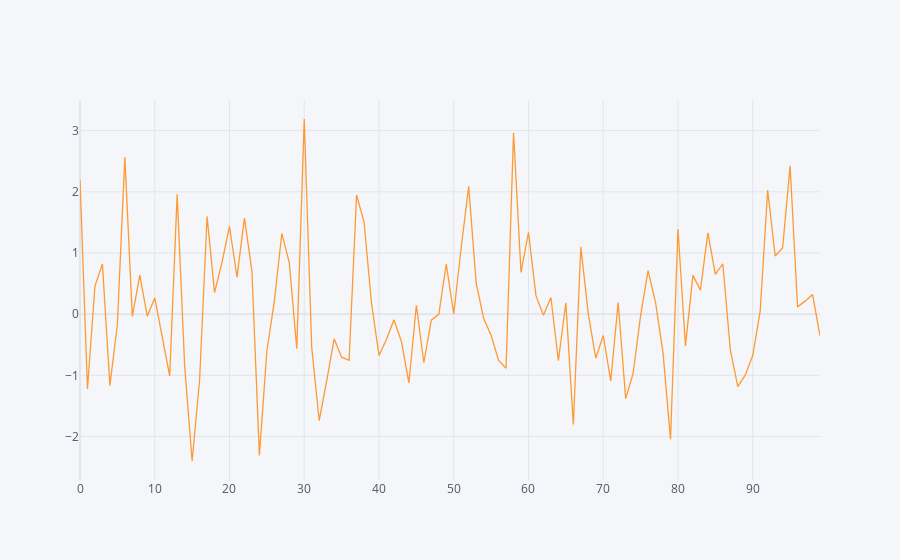

The notebook cell this image was saved under:
### Code cell
df['A'].iplot(kind='line')

### Figure 1 — Plotly figure (JSON) as saved in the notebook; plotly's stock layout.template omitted (floating-point values rounded to 4 significant figures)
{"data": [{"line": {"color": "rgba(255, 153, 51, 1.0)", "dash": "solid", "shape": "linear", "width": 1.3}, "mode": "lines", "name": "A", "text": "", "type": "scatter", "x": [0, 1, 2, 3, 4, 5, 6, 7, 8, 9, 10, 11, 12, 13, 14, 15, 16, 17, 18, 19, 20, 21, 22, 23, 24, 25, 26, 27, 28, 29, 30, 31, 32, 33, 34, 35, 36, 37, 38, 39, 40, 41, 42, 43, 44, 45, 46, 47, 48, 49, 50, 51, 52, 53, 54, 55, 56, 57, 58, 59, 60, 61, 62, 63, 64, 65, 66, 67, 68, 69, 70, 71, 72, 73, 74, 75, 76, 77, 78, 79, 80, 81, 82, 83, 84, 85, 86, 87, 88, 89, 90, 91, 92, 93, 94, 95, 96, 97, 98, 99], "y": [2.197, -1.221, 0.4587, 0.8211, -1.168, -0.1689, 2.567, -0.03738, 0.6375, -0.03274, 0.265, -0.3915, -1.01, 1.958, -0.8421, -2.401, -1.077, 1.598, 0.3528, 0.8486, 1.434, 0.6064, 1.57, 0.7028, -2.308, -0.6014, 0.2098, 1.32, 0.8425, -0.5654, 3.191, -0.5425, -1.739, -1.09, -0.4038, -0.7028, -0.7556, 1.949, 1.506, 0.1789, -0.6747, -0.4159, -0.09214, -0.4472, -1.123, 0.1462, -0.7943, -0.09798, -0.002827, 0.8191, 0.002996, 1.094, 2.089, 0.5098, -0.07043, -0.3451, -0.7559, -0.8854, 2.965, 0.6811, 1.337, 0.3021, -0.01643, 0.2725, -0.7618, 0.1869, -1.804, 1.099, 0.003849, -0.7197, -0.3488, -1.091, 0.1913, -1.38, -0.9697, -0.01949, 0.7132, 0.1875, -0.6326, -2.048, 1.393, -0.5195, 0.6336, 0.3927, 1.33, 0.6488, 0.8241, -0.5814, -1.185, -0.9966, -0.6767, 0.05379, 2.028, 0.95, 1.082, 2.424, 0.1191, 0.2128, 0.3205, -0.3528]}], "layout": {"legend": {"bgcolor": "#F5F6F9", "font": {"color": "#4D5663"}}, "paper_bgcolor": "#F5F6F9", "plot_bgcolor": "#F5F6F9", "title": {"font": {"color": "#4D5663"}}, "xaxis": {"gridcolor": "#E1E5ED", "showgrid": true, "tickfont": {"color": "#4D5663"}, "title": {"font": {"color": "#4D5663"}, "text": ""}, "zerolinecolor": "#E1E5ED"}, "yaxis": {"gridcolor": "#E1E5ED", "showgrid": true, "tickfont": {"color": "#4D5663"}, "title": {"font": {"color": "#4D5663"}, "text": ""}, "zerolinecolor": "#E1E5ED"}}}
